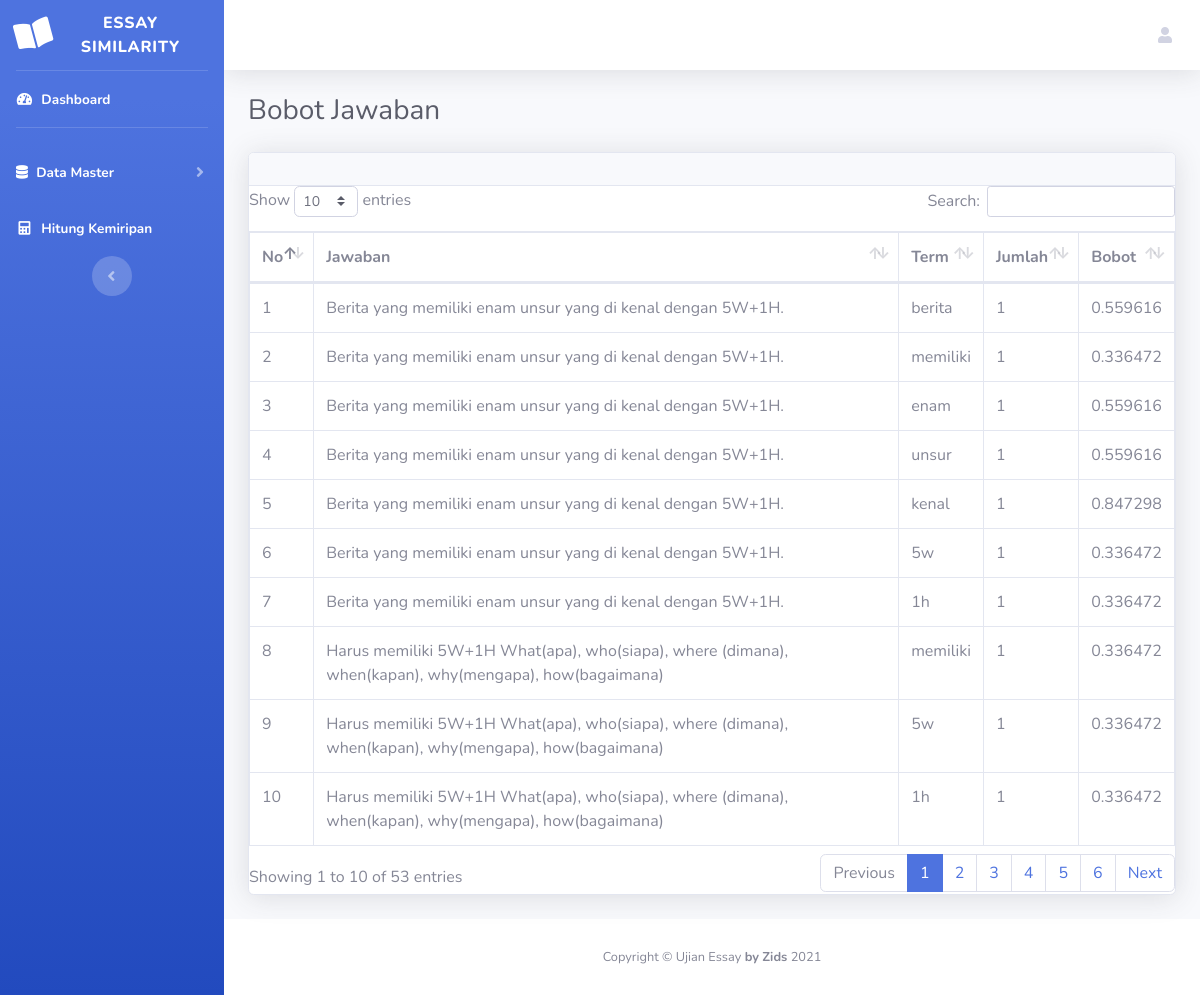
The page /textmining/bobotjawaban.php (signed in) on the database its author committed.
### tables this page shows
CREATE TABLE `tbindex` (
  `Id` int(11) NOT NULL,
  `Term` varchar(50) NOT NULL,
  `id_jawaban` int(11) NOT NULL,
  `jumlah` int(11) NOT NULL,
  `bobot` float NOT NULL
);

CREATE TABLE `jawaban` (
  `id_jawaban` int(10) NOT NULL,
  `jawaban` varchar(300) NOT NULL,
  `nis` int(10) NOT NULL,
  `id_soal` int(10) NOT NULL
);

### textmining/bobotjawaban.php (the view)
<?php include("../koneksi/koneksi.php") ?>
<?php include("../head.php") ?>
<?php include("../body.php") ?>
<div class="container-fluid">
    <h1 class="h3 mb-4 text-gray-800">Bobot Jawaban</h1>
    <div class="card shadow mb-4">
        <div class="card-header py-3">
        </div>
        <div class="table-responsive">
            <table class="table table-bordered" id="dataTable" width="100%" cellspacing="0">
                <thead>
                    <tr>
                        <th>No</th>
                        <th>Jawaban</th>
                        <th>Term</th>
                        <th>Jumlah</th>
                        <th>Bobot</th>
                    </tr>
                </thead>
                <tbody>
                    <?php
                    $no = 1;
                    $data = mysqli_query($db, "SELECT * FROM tbindex JOIN jawaban ON tbindex.id_jawaban = jawaban.id_jawaban");
                    while ($d = mysqli_fetch_array($data)) {
                    ?>
                        <tr>
                            <td><?= $no++; ?></td>
                            <td><?= $d['jawaban']; ?></td>
                            <td><?= $d['Term']; ?></td>
                            <td><?= $d['jumlah']; ?></td>
                            <td><?= $d['bobot']; ?></td>
                        </tr>
                    <?php } ?>
                </tbody>
            </table>
        </div>
    </div>
</div>
<?php include("../foot.php") ?>

### rows shown on the page
tbindex: id_jawaban.jawaban "Berita yang memiliki enam unsur yang di kenal dengan 5W+1H.", Term "berita", jumlah "1", bobot "0.559616"
tbindex: id_jawaban.jawaban "Berita yang memiliki enam unsur yang di kenal dengan 5W+1H.", Term "memiliki", jumlah "1", bobot "0.336472"
tbindex: id_jawaban.jawaban "Berita yang memiliki enam unsur yang di kenal dengan 5W+1H.", Term "enam", jumlah "1", bobot "0.559616"
tbindex: id_jawaban.jawaban "Berita yang memiliki enam unsur yang di kenal dengan 5W+1H.", Term "unsur", jumlah "1", bobot "0.559616"
tbindex: id_jawaban.jawaban "Berita yang memiliki enam unsur yang di kenal dengan 5W+1H.", Term "kenal", jumlah "1", bobot "0.847298"
tbindex: id_jawaban.jawaban "Berita yang memiliki enam unsur yang di kenal dengan 5W+1H.", Term "5w", jumlah "1", bobot "0.336472"
tbindex: id_jawaban.jawaban "Berita yang memiliki enam unsur yang di kenal dengan 5W+1H.", Term "1h", jumlah "1", bobot "0.336472"
tbindex: id_jawaban.jawaban "Harus memiliki 5W+1H What(apa), who(siapa), where (dimana), when(kapan), why(mengapa), how(bagaimana)", Term "memiliki", jumlah "1", bobot "0.336472"
tbindex: id_jawaban.jawaban "Harus memiliki 5W+1H What(apa), who(siapa), where (dimana), when(kapan), why(mengapa), how(bagaimana)", Term "5w", jumlah "1", bobot "0.336472"
tbindex: id_jawaban.jawaban "Harus memiliki 5W+1H What(apa), who(siapa), where (dimana), when(kapan), why(mengapa), how(bagaimana)", Term "1h", jumlah "1", bobot "0.336472"
